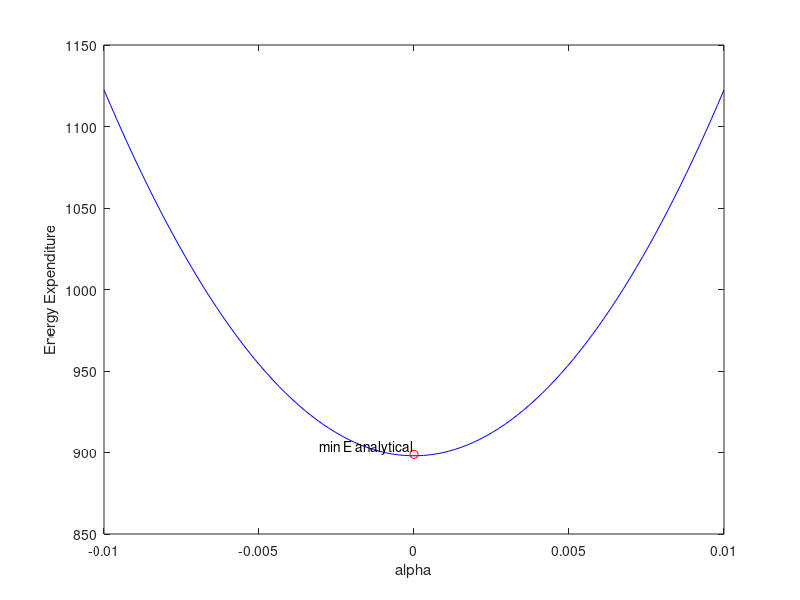

Here is the MATLAB script that generated this plot:
clear all

t_end = 1e2; % s
dt = 0.1; %2 incre s
t = linspace(0, t_end, t_end/dt);

Cd = 0.4; 
rho = 1000;
A = 80/(rho * 1.78); % assumed projected area if cylindrical swimmer
L = 100;
t0 = 100;
alpha = linspace(-0.01, 0.01, 100);


k = 0.5*Cd*rho*A;
tau = L/t0 - alpha*t0/2;

% trap method %%%%%%%%%%%%%%%%%%%%%%%%%%%%%%%%%%%%%%%%%%%%%%%%%%%%%
for i = 1:100
    v = L/t0 + alpha(i)*(-t0/2);
    P1 = k*v^3;

    E(i) = 0;
    for j = 2:t_end/dt
        v = L/t0 + alpha(i)*(t(j)-t0/2);
        P2 = k*v^3;
        trap = 0.5*dt*(P2+P1);
        E(i)= E(i)+trap;
        P1 = P2;
    end
    
end

% Analytical method %%%%%%%%%%%%%%%%%%%%%%%%%%%%%%%%%%%%%%%%%%%%%%%

Ea = Cd*rho*A*L^3/(2*t_end^2); % analytical min E at alpha = 0

% Plotting %%%%%%%%%%%%%%%%%%%%%%%%%%%%%%%%%%%%%%%%%%%%%%%%%%%%%%%%%

plot(alpha, E, 'b-');
hold on
xlabel('alpha')
ylabel('Energy Expenditure')
plot(0, Ea, 'ro')
labels = {'min E analytical'};
text(0,Ea,labels,'VerticalAlignment','bottom','HorizontalAlignment','right')
hold off
